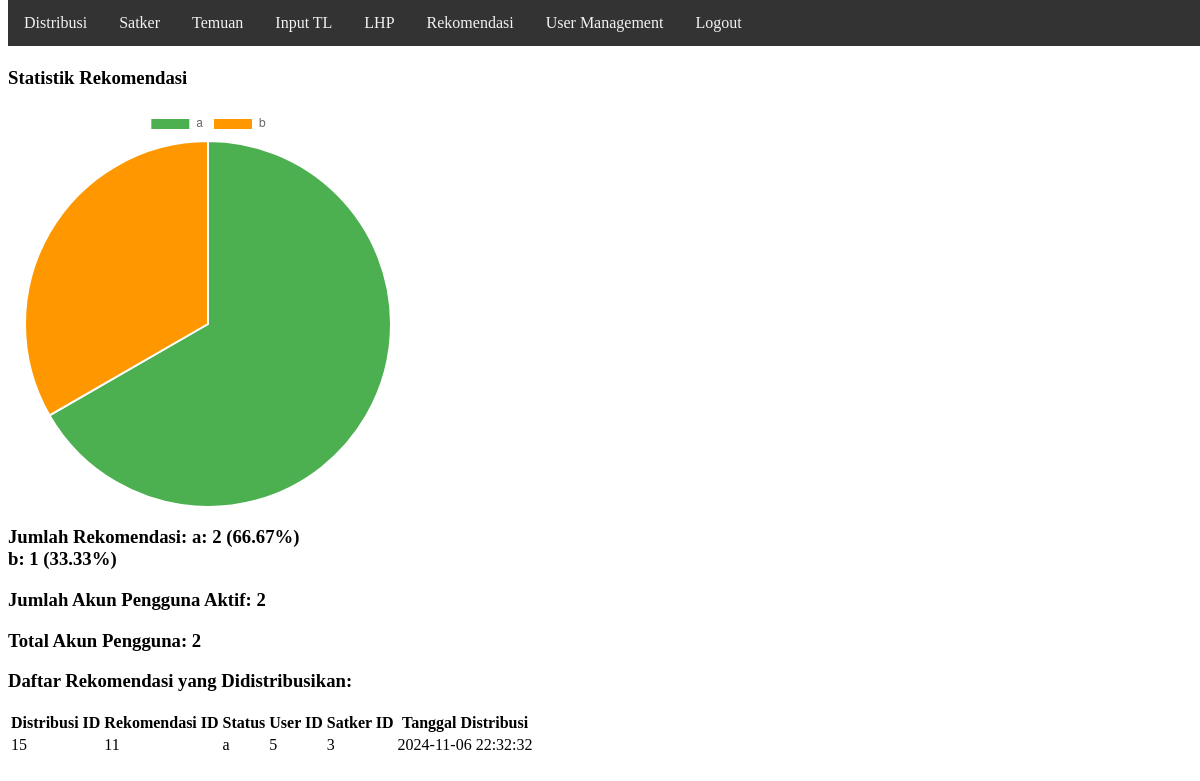
The app's page /dashboard.php (signed in) with its own data.
### tables this page shows
CREATE TABLE `distribusi_rekomendasi` (
  `distribusi_id` int(11) NOT NULL,
  `rekomendasi_id` int(11) DEFAULT NULL,
  `user_id` int(11) DEFAULT NULL,
  `satker_id` int(11) DEFAULT NULL,
  `created_at` timestamp NOT NULL DEFAULT current_timestamp(),
  `tugas` varchar(500) NOT NULL
);

CREATE TABLE `rekomendasi` (
  `rekomendasi_id` int(11) NOT NULL,
  `temuan_id` int(11) DEFAULT NULL,
  `recommendation_text` text DEFAULT NULL,
  `status` varchar(50) DEFAULT NULL
);

### dashboard.php (the view, shortened to what this page needs)
<?php
include 'database.php';
try {
    $stmt = $conn->prepare("SELECT status, COUNT(*) as count FROM rekomendasi GROUP BY status");
    $stmt->execute();
    $rekomendasi_stats = $stmt->fetchAll(PDO::FETCH_ASSOC);
    $total_rekomendasi = array_sum(array_column($rekomendasi_stats, 'count'));
    $stmt = $conn->prepare("SELECT COUNT(*) as count FROM users WHERE is_active = 1");
    $stmt->execute();
    $total_active_user = $stmt->fetchColumn();
    $stmt = $conn->prepare("SELECT COUNT(*) as count FROM users");
    $stmt->execute();
    $total_user = $stmt->fetchColumn();
    $stmt = $conn->prepare("SELECT dr.distribusi_id, r.status, dr.rekomendasi_id, dr.user_id, dr.satker_id, dr.created_at
                            FROM distribusi_rekomendasi dr
                            JOIN rekomendasi r ON dr.rekomendasi_id = r.rekomendasi_id
                            GROUP BY dr.distribusi_id, r.status, dr.rekomendasi_id, dr.user_id, dr.satker_id, dr.created_at");
    $stmt->execute();
    $distribusi_rekomendasi = $stmt->fetchAll(PDO::FETCH_ASSOC);
} catch (PDOException $e) {
    echo "Error: " . $e->getMessage();
    die();
}
$labels = array_column($rekomendasi_stats, 'status');
$data = array_map(function($item) use ($total_rekomendasi) {
    return round(($item['count'] / $total_rekomendasi) * 100, 2);
}, $rekomendasi_stats);
?>
<!DOCTYPE html>
<html>
<head>
</head>
<body>
    <div class="navbar">
        <a href="distribusi.php">Distribusi</a>
        <a href="satker.php">Satker</a>
        <a href="temuan.php">Temuan</a>
        <a href="input_tl.php">Input TL</a>
        <a href="lhp.php">LHP</a>
        <a href="rekomendasi.php">Rekomendasi</a>
        <a href="user_management.php">User Management</a>
        <a href="logout.php">Logout</a>
    </div>
    <h2>Dashboard</h2>
    <h3>Statistik Rekomendasi</h3>
    <canvas id="rekomendasiPieChart" style="width:400px;height:400px;"></canvas>
    <script>
        var ctx = document.getElementById('rekomendasiPieChart').getContext('2d');
        var rekomendasiData = {
            labels: <?php echo json_encode($labels); ?>,
            datasets: [{
                data: <?php echo json_encode($data); ?>,
                backgroundColor: ['#4caf50', '#ff9800', '#ff5252']
            }]
        };
        new Chart(ctx, {
            type: 'pie',
            data: rekomendasiData,
            options: {
                responsive: false,
                plugins: {
                    tooltip: {
                        callbacks: {
                            label: function(context) {
                                return context.label + ': ' + context.raw + '%';
                            }
                        }
                    }
                }
            }
        });
    </script>
    <h3>Jumlah Rekomendasi:
    <?php foreach ($rekomendasi_stats as $stat) {
        echo $stat['status'] . ': ' . $stat['count'] . ' (' . round(($stat['count'] / $total_rekomendasi) * 100, 2) . '%)<br>';
    } ?>
    </h3>
    <h3>Jumlah Akun Pengguna Aktif: <?php echo $total_active_user; ?></h3>
    <h3>Total Akun Pengguna: <?php echo $total_user; ?></h3>
    <h3>Daftar Rekomendasi yang Didistribusikan:</h3>
    <table>
        <tr>
            <th>Distribusi ID</th>
            <th>Rekomendasi ID</th>
            <th>Status</th>
            <th>User ID</th>
            <th>Satker ID</th>
            <th>Tanggal Distribusi</th>
        </tr>
        <?php foreach ($distribusi_rekomendasi as $rekomendasi) {
            echo '<tr>';
            echo '<td>' . $rekomendasi['distribusi_id'] . '</td>';
            echo '<td>' . $rekomendasi['rekomendasi_id'] . '</td>';
            echo '<td>' . $rekomendasi['status'] . '</td>';
            echo '<td>' . $rekomendasi['user_id'] . '</td>';
            echo '<td>' . $rekomendasi['satker_id'] . '</td>';
            echo '<td>' . $rekomendasi['created_at'] . '</td>';
            echo '</tr>';
        } ?>
    </table>
</body>
</html>

### dashboard.php (style rules this page uses)
.navbar { background-color: #333; overflow: hidden; position: fixed; top: 0; width: 100%; }
.navbar a { float: left; display: block; color: #f2f2f2; text-align: center; padding: 14px 16px; text-decoration: none; }

### records on screen
distribusi_rekomendasi: distribusi_id "15", rekomendasi "11", rekomendasi.status "a", user "5", satker "3", created_at "2024-11-06 22:32:32"

### other values on screen
$stat['status'] "a"
$stat['count'] "2"
$stat['status'] "b"
$stat['count'] "1"
$total_active_user "2"
$total_user "2"
chart data {{ json_encode($labels) }} ["a","b"]
chart data {{ json_encode($data) }} [66.67,33.33]
